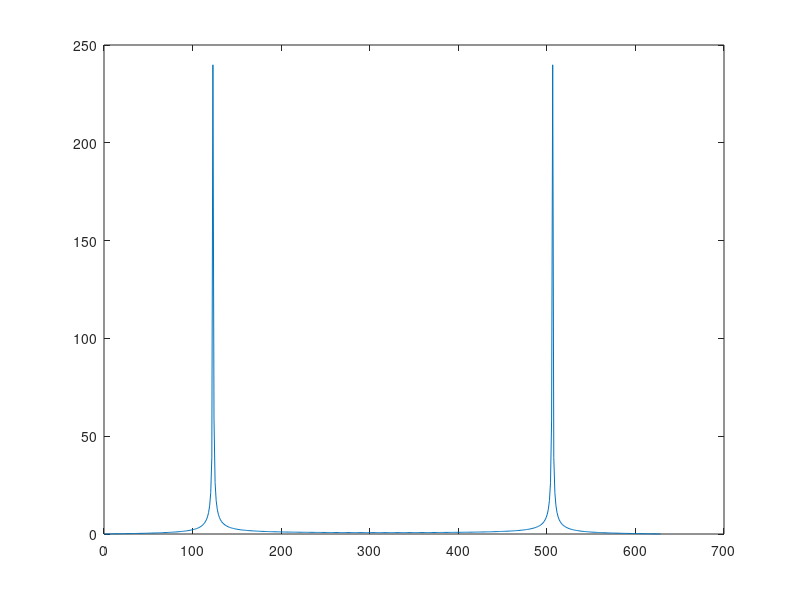

The MATLAB source for this figure:
phi = @(np,N) linspace(0,2*pi*np,N);
%phi(2,16)
pp = phi(100,512)
x = sin(pp);
Y=fft(x);
fs = 8000;
plot(pp,abs(Y));

%%%%%%%%%%%%%%%%%%%%%%%%%

